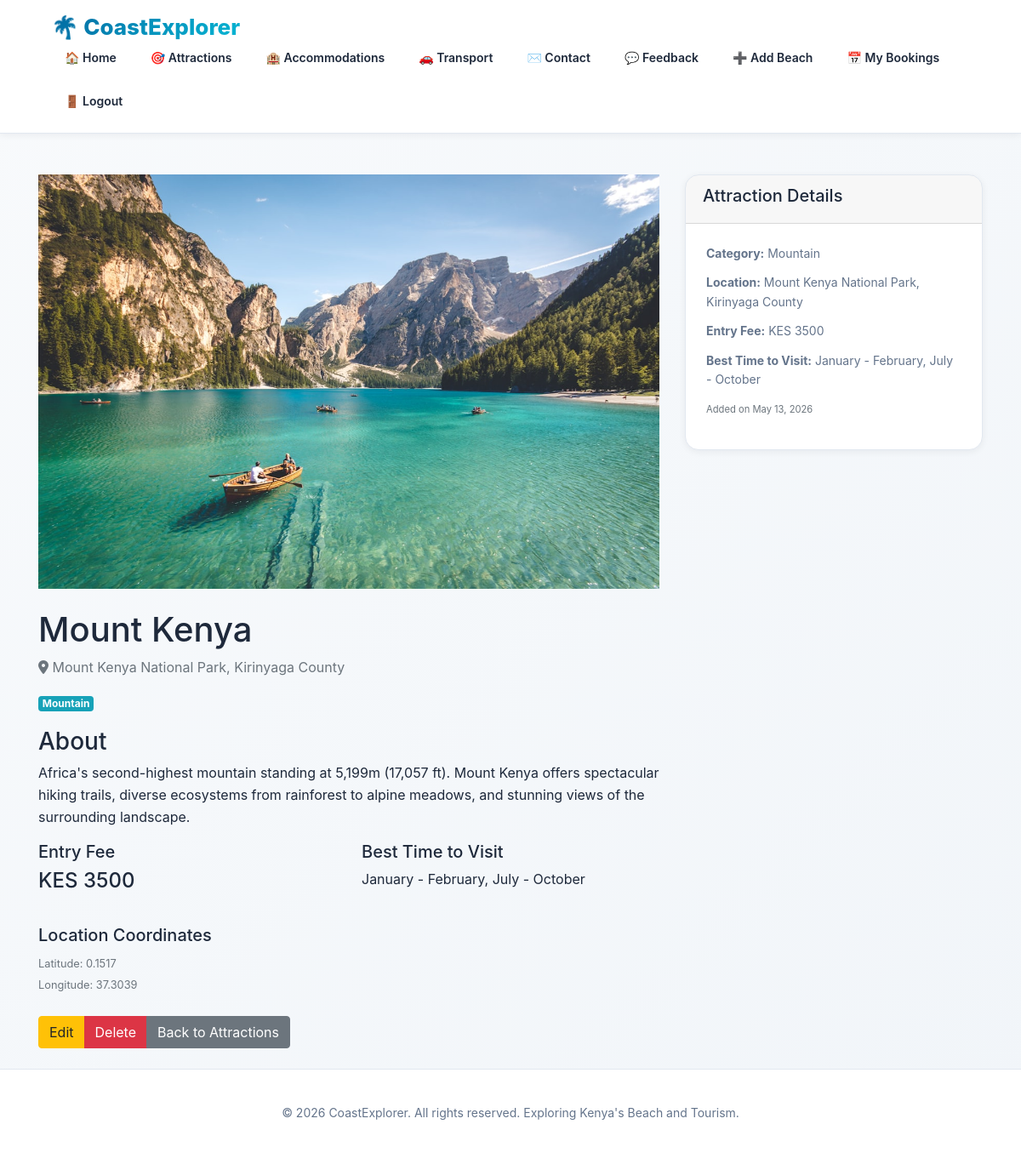
The app's page /attraction/1/ (signed in) with its own data.
### tourism/models.py (models this page shows, shortened)
class TouristAttraction(models.Model):
    CATEGORY_CHOICES = [
        ('national_park', 'National Park'),
        ('wildlife', 'Wildlife Reserve'),
        ('cultural', 'Cultural Site'),
        ('mountain', 'Mountain'),
        ('waterfall', 'Waterfall'),
        ('island', 'Island'),
        ('historical', 'Historical Site'),
        ('other', 'Other'),
    ]
    name = models.CharField(max_length=100)
    location = models.CharField(max_length=100)
    category = models.CharField(max_length=20, choices=CATEGORY_CHOICES)
    description = models.TextField()
    entry_fee = models.IntegerField(default=0)
    best_time_to_visit = models.CharField(max_length=200, blank=True)
    image = models.ImageField(upload_to='attraction_images/', blank=True, null=True)
    latitude = models.FloatField(blank=True, null=True)
    longitude = models.FloatField(blank=True, null=True)
    created_at = models.DateTimeField(default=timezone.now)

### tourism/views.py (the view)
# urls.py: path('attraction/<int:id>/', views.attraction_detail, name='attraction_detail'),
@login_required
def attraction_detail(request, id):
    attraction = get_object_or_404(TouristAttraction, id=id)
    return render(request, 'attraction_detail.html', {'attraction': attraction})

### tourism/templates/attraction_detail.html (shortened to what this page needs)
{% extends 'base.html' %}
{% block content %}
<div class="container mt-5">
    <div class="row">
        <div class="col-md-8">
            {% if attraction.image %}
                <img src="{{ attraction.image.url }}" class="img-fluid mb-4" alt="{{ attraction.name }}" style="max-height: 500px; object-fit: cover;">
            {% else %}
                <img src="https://images.unsplash.com/photo-1469474968028-56623f02e42e?auto=format&fit=crop&w=1300&q=80" class="img-fluid mb-4" alt="{{ attraction.name }}" style="max-height: 500px; object-fit: cover;">
            {% endif %}
            <h1>{{ attraction.name }}</h1>
            <p class="text-muted mb-3">
                <i class="fas fa-map-marker-alt"></i> {{ attraction.location }}
            </p>
            <div class="mb-3">
                <span class="badge badge-info">{{ attraction.get_category_display }}</span>
            </div>
            <h3>About</h3>
            <p>{{ attraction.description }}</p>
            <div class="row mb-4">
                <div class="col-md-6">
                    <h5>Entry Fee</h5>
                    <p class="h4">KES {{ attraction.entry_fee }}</p>
                </div>
                <div class="col-md-6">
                    <h5>Best Time to Visit</h5>
                    <p>{{ attraction.best_time_to_visit|default:"Year-round" }}</p>
                </div>
            </div>
            {% if attraction.latitude and attraction.longitude %}
                <div class="mb-4">
                    <h5>Location Coordinates</h5>
                    <p>
                        <small class="text-muted">
                            Latitude: {{ attraction.latitude }}<br>
                            Longitude: {{ attraction.longitude }}
                        </small>
                    </p>
                </div>
            {% endif %}
            <div class="btn-group mb-4" role="group">
                <a href="{% url 'update_attraction' attraction.id %}" class="btn btn-warning">Edit</a>
                <a href="{% url 'delete_attraction' attraction.id %}" class="btn btn-danger">Delete</a>
                <a href="{% url 'attractions' %}" class="btn btn-secondary">Back to Attractions</a>
            </div>
        </div>
        <div class="col-md-4">
            <div class="card">
                <div class="card-header">
                    <h5>Attraction Details</h5>
                </div>
                <div class="card-body">
                    <p><strong>Category:</strong> {{ attraction.get_category_display }}</p>
                    <p><strong>Location:</strong> {{ attraction.location }}</p>
                    <p><strong>Entry Fee:</strong> KES {{ attraction.entry_fee }}</p>
                    <p><strong>Best Time to Visit:</strong> {{ attraction.best_time_to_visit|default:"Year-round" }}</p>
                    <p><small class="text-muted">Added on {{ attraction.created_at|date:"F d, Y" }}</small></p>
                </div>
            </div>
        </div>
    </div>
</div>
{% endblock %}

### tourism/templates/base.html (style rules this page uses)
:root { --primary-dark: #0f172a; --primary-blue: #0369a1; --accent-cyan: #06b6d4; --light-bg: #f8fafc; --white: #ffffff; --text-dark: #1e293b; --text-muted: #64748b; --border: #e2e8f0; --shadow-sm: 0 2px 8px rgba(15, 23, 42, 0.06); --shadow-md: 0 8px 20px rgba(15, 23, 42, 0.1); --shadow-lg: 0 20px 60px rgba(15, 23, 42, 0.12); }
* { margin: 0; padding: 0; box-sizing: border-box; }
html, body { scroll-behavior: smooth; }
body { background: linear-gradient(135deg, #f8fafc 0%, #f1f5f9 100%); color: var(--text-dark); font-family: -apple-system, BlinkMacSystemFont, 'Segoe UI', 'Roboto', 'Oxygen', 'Ubuntu', 'Cantarell', sans-serif; line-height: 1.6; min-height: 100vh; display: flex; flex-direction: column; }
.card { background: var(--white); border-radius: 16px; overflow: hidden; box-shadow: var(--shadow-sm); display: flex; flex-direction: column; transition: all 0.3s cubic-bezier(0.4, 0, 0.2, 1); border: 1px solid var(--border); }
.card-body { padding: 24px; flex: 1; display: flex; flex-direction: column; }
.card-body p { margin-bottom: 12px; line-height: 1.6; color: var(--text-muted); font-size: 14px; }

### records on screen
TouristAttraction: image (picture), name "Mount Kenya", location "Mount Kenya National Park, Kirinyaga County", category "Mountain", description "Africa's second-highest mountain standing at 5,199m (17,057 ft). Mount Kenya offers spectacular hiking trails, diverse ecosystems from rainforest to alpine meadows, and stunning views of the surrounding landscape.", entry_fee "3500", best_time_to_visit "January - February, July - October", latitude "0.1517", longitude "37.3039", created_at "May 13, 2026"
